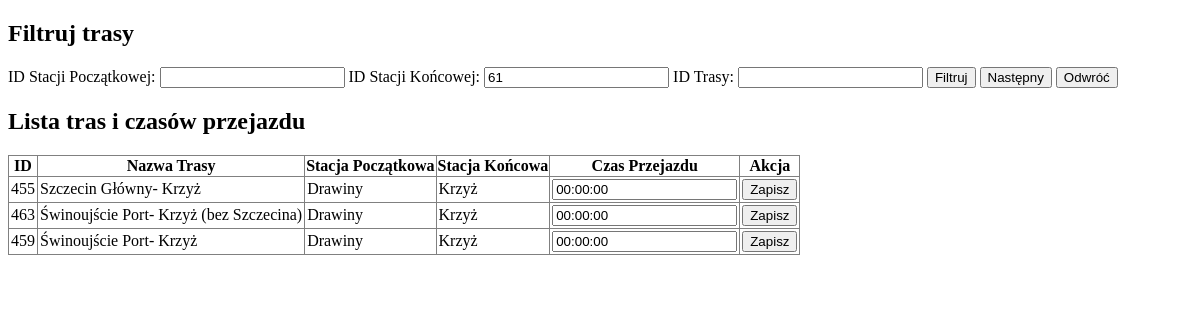
Before: /czasy.php?id_stacji_końcowej=61 with the older database file.
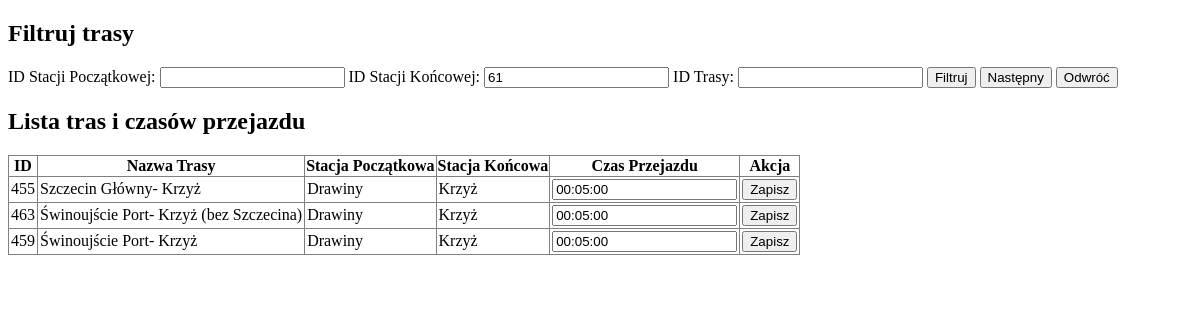
After: the same page with the newer database file.
### tables this page shows
CREATE TABLE `czasy_kursowania` (
  `id_czasu` int(11) NOT NULL,
  `id_trasy` int(11) DEFAULT NULL,
  `id_stacji_początkowej` int(11) DEFAULT NULL,
  `id_stacji_końcowej` int(11) DEFAULT NULL,
  `czas_przejazdu` time DEFAULT NULL
);

CREATE TABLE `trasy` (
  `id_trasy` int(11) NOT NULL,
  `nazwa_trasy` varchar(255) DEFAULT NULL,
  `id_stacji_poczatkowej` int(11) DEFAULT NULL,
  `id_stacji_koncowej` int(11) DEFAULT NULL
);

CREATE TABLE `stacje` (
  `id_stacji` int(11) NOT NULL,
  `nazwa_stacji` varchar(255) DEFAULT NULL,
  `typ_stacji_id` int(11) DEFAULT NULL,
  `uwagi` text DEFAULT NULL,
  `linia_kolejowa` text DEFAULT NULL
);

### czasy.php (the view, shortened to what this page needs)
<?php
$servername = "localhost";
$username = "root";
$password = "";
$dbname = "rozklad";
$conn = mysqli_connect($servername, $username, $password, $dbname);
$idStacjiPocz = isset($_GET['id_stacji_początkowej']) ? $_GET['id_stacji_początkowej'] : '';
$idStacjiKonc = isset($_GET['id_stacji_końcowej']) ? $_GET['id_stacji_końcowej'] : '';
$idTrasy = isset($_GET['id_trasy']) ? $_GET['id_trasy'] : '';
$sql = "
    SELECT
        czasy_kursowania.id_czasu,
        trasy.nazwa_trasy,
        stacje_poczatkowa.nazwa_stacji AS stacja_poczatkowa,
        stacje_koncowa.nazwa_stacji AS stacja_koncowa,
        czasy_kursowania.czas_przejazdu
    FROM czasy_kursowania
    LEFT JOIN trasy ON czasy_kursowania.id_trasy = trasy.id_trasy
    LEFT JOIN stacje AS stacje_poczatkowa ON czasy_kursowania.id_stacji_początkowej = stacje_poczatkowa.id_stacji
    LEFT JOIN stacje AS stacje_koncowa ON czasy_kursowania.id_stacji_końcowej = stacje_koncowa.id_stacji
    LEFT JOIN stacje_na_trasie ON czasy_kursowania.id_trasy = stacje_na_trasie.id_trasy
        AND czasy_kursowania.id_stacji_początkowej = stacje_na_trasie.id_stacji
    WHERE 1=1
";
if ($idStacjiKonc) {
    $sql .= " AND czasy_kursowania.id_stacji_końcowej = " . intval($idStacjiKonc);
}
$sql .= " ORDER BY stacje_na_trasie.kolejnosc ASC";
$result = mysqli_query($conn, $sql);
?>
<!DOCTYPE html>
<html lang="pl">
<head>
</head>
<body>
    <h2>Filtruj trasy</h2>
    <form method="GET">
        <label for="id_stacji_początkowej">ID Stacji Początkowej:</label>
        <input type="number" name="id_stacji_początkowej" id="id_stacji_początkowej" value="<?php echo htmlspecialchars($idStacjiPocz); ?>">
        <label for="id_stacji_końcowej">ID Stacji Końcowej:</label>
        <input type="number" name="id_stacji_końcowej" id="id_stacji_końcowej" value="<?php echo htmlspecialchars($idStacjiKonc); ?>">
        <label for="id_trasy">ID Trasy:</label>
        <input type="number" name="id_trasy" id="id_trasy" value="<?php echo htmlspecialchars($idTrasy); ?>">
        <button type="submit">Filtruj</button>
        <button type="submit" name="next" value="1">Następny</button>
        <button type="submit" name="reverse" value="1">Odwróć</button>
    </form>
    <h2>Lista tras i czasów przejazdu</h2>
    <table border="1">
        <tr>
            <th>ID</th>
            <th>Nazwa Trasy</th>
            <th>Stacja Początkowa</th>
            <th>Stacja Końcowa</th>
            <th>Czas Przejazdu</th>
            <th>Akcja</th>
        </tr>
        <?php while ($row = mysqli_fetch_array($result)): ?>
            <tr>
                <form method="POST" action="update.php">
                    <td><?php echo $row['id_czasu']; ?></td>
                    <td><?php echo htmlspecialchars($row['nazwa_trasy']); ?></td>
                    <td><?php echo htmlspecialchars($row['stacja_poczatkowa']); ?></td>
                    <td><?php echo htmlspecialchars($row['stacja_koncowa']); ?></td>
                    <td>
                        <input type="text" name="czas_przejazdu" value="<?php echo date('H:i:s', strtotime($row['czas_przejazdu'])); ?>" pattern="\d{2}:\d{2}:\d{2}">
                    </td>
                    <td><button type="submit">Zapisz</button></td>
                </form>
            </tr>
        <?php endwhile; ?>
    </table>
</body>
</html>

Changed rows visible on the page:
changed czasy_kursowania "Szczecin Główny- Krzyż": czas_przejazdu "00:00:00" → "00:05:00"
changed czasy_kursowania "Świnoujście Port- Krzyż (bez Szczecina)": czas_przejazdu "00:00:00" → "00:05:00"
changed czasy_kursowania "Świnoujście Port- Krzyż": czas_przejazdu "00:00:00" → "00:05:00"
